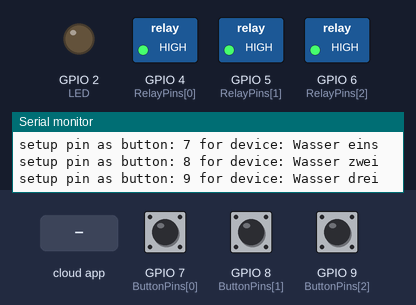
This sketch was run on a simulated ESP8266 (NodeMCU). On the bench: switched loads named in the sketch (green lamp = pin HIGH), output pins drawn as LEDs (lit = HIGH), the last lines printed to the serial monitor. The inputs (shaded band) are chosen by the test bench; at power-on: GPIO 7 (ButtonPins[0]) HIGH, GPIO 8 (ButtonPins[1]) HIGH, GPIO 9 (ButtonPins[2]) HIGH. WiFi joins after 1.5 s; servers stay silent unless stated.

Above: at 2.7 s.
2.8 s: GPIO 7 (ButtonPins[0]) pulled LOW for 0.15 s
At 3.2 s:
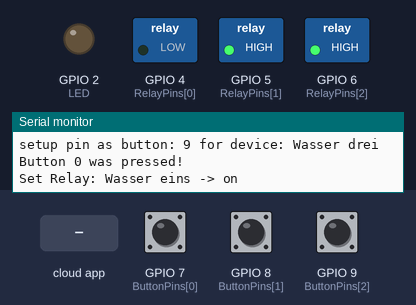
4.4 s: GPIO 8 (ButtonPins[1]) pulled LOW for 0.15 s
At 5.6 s:
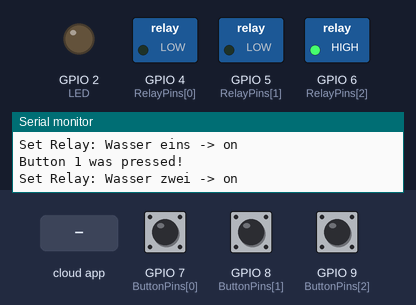
6.0 s: the phone or cloud app sets Wasser.eins to 0
At 7.2 s:
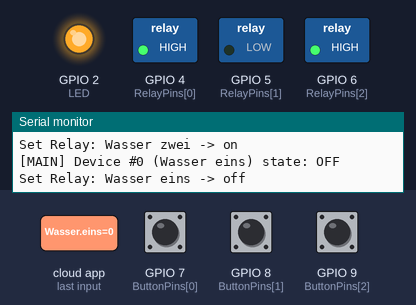
7.5 s: GPIO 9 (ButtonPins[2]) pulled LOW for 0.15 s
At 8.0 s:
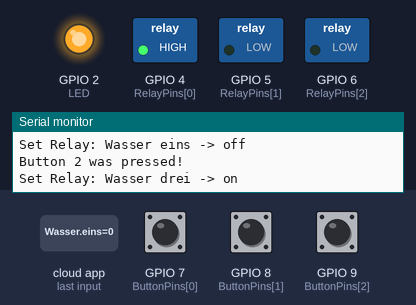
9.1 s: the phone or cloud app sets Wasser.zwei to 0
At 9.8 s:
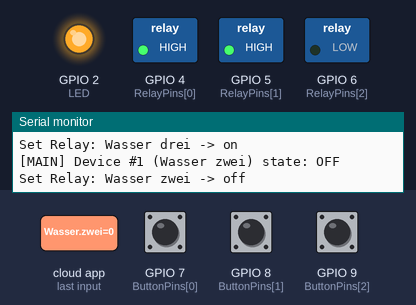
10.6 s: the phone or cloud app sets Wasser.drei to 0
At 11.0 s:
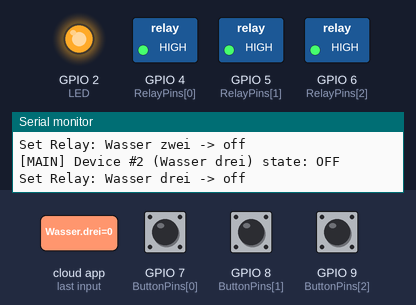
Timing chart, 0 to 13.1 s (numbered marks = the images above; inputs shaded):
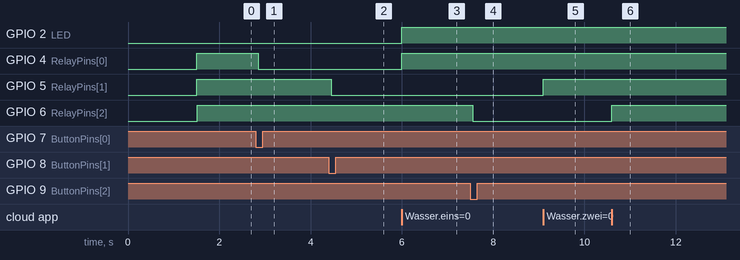

Measured:
- after the input at 2.8 s, GPIO 4 (RelayPins[0]): HIGH → LOW after 0.05 s
- after the input at 4.4 s, GPIO 5 (RelayPins[1]): HIGH → LOW after 0.05 s
- after the input at 6.0 s, GPIO 2 (LED), GPIO 4 (RelayPins[0]): LOW → HIGH at once
- after the input at 7.5 s, GPIO 6 (RelayPins[2]): HIGH → LOW after 0.05 s
- after the input at 9.1 s, GPIO 5 (RelayPins[1]): LOW → HIGH at once
- after the input at 10.6 s, GPIO 6 (RelayPins[2]): LOW → HIGH at once

The sketch:

ESP_fauxmo_relay.ino
```cpp
#include <Arduino.h>
#ifdef ESP32
#include <WiFi.h>
#else
#include <ESP8266WiFi.h>
#endif
#include "fauxmoESP.h"
#include <Bounce2.h>
#include "config.h"


// buttons
Bounce * buttons = new Bounce[RelayCount];

// this library does all the wemo things
fauxmoESP fauxmo;

// variables used for auto power off; they store the turn-on-time for each relay.
unsigned long powerOnMillis[RelayCount]; // 0 is off; other values are the ticks at turn on


// setup WIFI connection
void wifiSetup()
{
  // Set WIFI module to STA mode
  WiFi.mode(WIFI_STA);

  // set IP - there is contriting info on when to call config. before or after begin
  WiFi.config(ip, gateway, subnet);

  Serial.printf("[WIFI] Connecting to %s ", WIFI_SSID);
  // connect to wifi
  WiFi.begin(WIFI_SSID, WIFI_PASS);

  // Wait until connected
  while (WiFi.status() != WL_CONNECTED) {
    Serial.print(".");
    delay(100);
  }
  Serial.println();

  // Connected!
  Serial.printf("[WIFI] STATION Mode, SSID: %s, IP address: %s\n", WiFi.SSID().c_str(), WiFi.localIP().toString().c_str());
}


void setup()
{
  // setup serial port and clean garbage
  Serial.begin(SERIAL_BAUDRATE);
  Serial.println();
  Serial.println();

  // setup Wifi
  wifiSetup();

  // setup LED
  pinMode(LED, OUTPUT);
  pinMode(LED, HIGH);

  // setup relays
  for (int i = 0; i < RelayCount; i = i + 1)
  {
    Serial.print("setup pin: ");
    Serial.print(RelayPins[i]);
    Serial.print(" for device: ");
    Serial.print(RelayNames[i]);
    Serial.println();

    pinMode(RelayPins[i], OUTPUT);
    digitalWrite(RelayPins[i], HIGH);
    powerOnMillis[i] = 0;
  }

  // setup Buttons
  if (UseButtons)
  {
    Serial.println("setup buttons:");

    for (int i = 0; i < RelayCount; i++)
    {
      if (ButtonPins[i] != 0)
      {
        Serial.print("setup pin as button: ");
        Serial.print(ButtonPins[i]);
        Serial.print(" for device: ");
        Serial.print(RelayNames[i]);
        Serial.println();

        buttons[i].attach( ButtonPins[i] , INPUT_PULLUP  );     //setup the bounce instance for the current button
        buttons[i].interval(ButtonDelay);                       // interval in ms
      }
    }
  }

  // start FAUXMO library
  fauxmo.enable(true);

  // Add virtual devices
  for (int i = 0; i < RelayCount; i = i + 1)
  {
    fauxmo.addDevice(RelayNames[i]);
  }

  // fauxmoESP 2.0.0 has changed the callback signature to add the device_id,
  // this way it's easier to match devices to action without having to compare strings.
  fauxmo.onSetState([](unsigned char device_id, const char * device_name, bool state)
  {
    Serial.printf("[MAIN] Device #%d (%s) state: %s\n", device_id, device_name, state ? "ON" : "OFF");
    digitalWrite(LED, !state);
    setRelay(device_id, state);
  });

  // Callback to retrieve current state (for GetBinaryState queries)
  fauxmo.onGetState([](unsigned char device_id, const char * device_name)
  {
    if (device_id < RelayCount)
    {
      return !digitalRead(RelayPins[device_id]);
    }
    else
    {
      Serial.print("Error: got invalid device id: ");
      Serial.println(device_id);
    }
  });
}


void loop()
{
  // Let the Library do its thing
  fauxmo.handle();

  // check buttons
  if (UseButtons)
  {
    for (int i = 0; i < RelayCount; i = i + 1)
    {
      // do not check uninitialized button pins
      if (ButtonPins[i] != 0)
      {
        // Update the Bounce instance
        buttons[i].update();

        // If it fell (it was pressed for x ms and was now released), flag the need to toggle
        if ( buttons[i].fell() )
        {
          Serial.print("Button ");
          Serial.print(i);
          Serial.println(" was pressed!");

          if (powerOnMillis[i] == 0)
          {
            // turn on
            setRelay(i, true);
          }
          else
          {
            // turn off
            setRelay(i, false);
          }
        }
      }
    }
  }

  // check timers for auto power off
  unsigned long timeNow = millis();
  for (int i = 0; i < RelayCount; i = i + 1)
  {
    // if relay is active and there is a shutdown time for this relay
    if (powerOnMillis[i] > 0 && ShutDownSeconds[i] > 0)
    {
      unsigned long duration = timeNow - powerOnMillis[i];
      // above shutdown duration?
      if (duration > ShutDownSeconds[i] * 1000)
      {
        Serial.print("Auto Shutdown Time exceeded for Relay: ");
        Serial.println(RelayNames[i]);
        Serial.print("Shutdown after ");
        Serial.print(duration / 1000);
        Serial.println(" seconds.");

        // turn off
        setRelay(i, false);
      }
    }
  }

  // make sure the ESP has some time to do whatever it wants to do (wifi..)
  yield();
}


// turns a relay on or off
void setRelay(unsigned char device_id, bool state)
{
  if (device_id < RelayCount)
  {
    Serial.print("Set Relay: ");
    Serial.print(RelayNames[device_id]);

    if (state)
    {
      digitalWrite(RelayPins[device_id], LOW);
      Serial.println(" -> on");

      // store turn-on time
      powerOnMillis[device_id] = millis();;
    }
    else
    {
      digitalWrite(RelayPins[device_id], HIGH);
      Serial.println(" -> off");

      // reset turn-on time (its off)
      powerOnMillis[device_id] = 0;
    }
  }
  else
  {
    Serial.print("Error: got invalid device id: ");
    Serial.println(device_id);
  }
}
```

config.h
```cpp
#define SERIAL_BAUDRATE                 115200
#define LED                             2

#define WIFI_SSID "xxx"
#define WIFI_PASS "yyy"

// uncomment the following lines to use a static IP instead of DHCP
const IPAddress ip(192, 168, 1, 111); // device IP
const IPAddress gateway(192, 168, 1, 1); // gateway IP
const IPAddress subnet(255, 255, 255, 0); // subnet mask


// set number of used relays, their pin number and names
const unsigned int RelayCount = 3;
const unsigned int RelayPins[] = { 4, 5, 6 };
const char* RelayNames[] = { "Wasser eins", "Wasser zwei", "Wasser drei" };
// set automatic shutdown times in seconds for each relay (0 disables the auto power down feature)
const int ShutDownSeconds[] = { 600, 600, 0 };


// a button for each relay
const bool UseButtons = true;
const int ButtonPins[] = { 7, 8, 9 };          // use 0 to disable button
const unsigned int ButtonDelay = 50;          // debounce delay (increase if button toggles during press)
```
